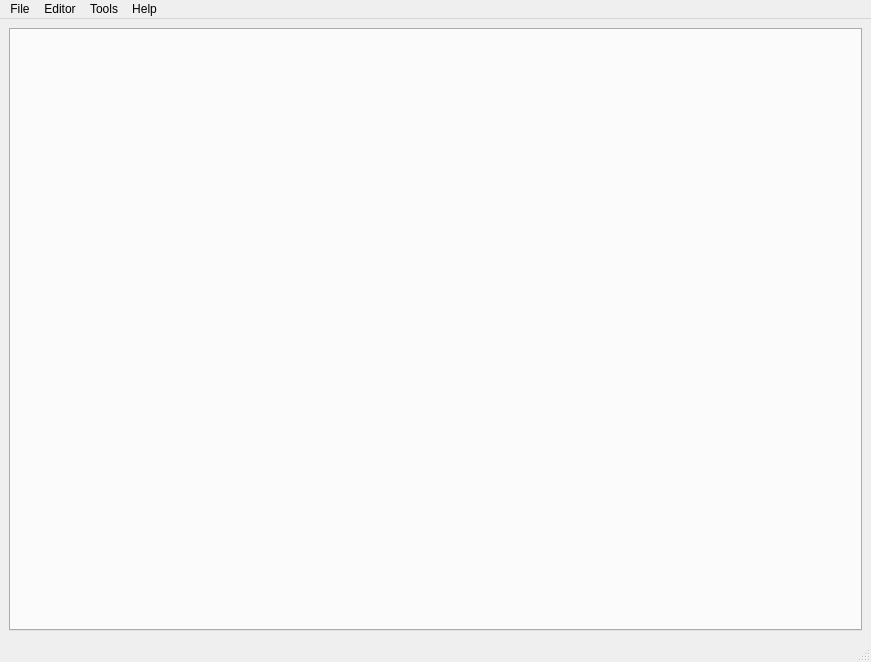
<?xml version="1.0" encoding="UTF-8"?>
<ui version="4.0">
 <class>MainWindow</class>
 <widget class="QMainWindow" name="MainWindow">
  <property name="geometry">
   <rect>
    <x>0</x>
    <y>0</y>
    <width>871</width>
    <height>662</height>
   </rect>
  </property>
  <property name="windowTitle">
   <string>iLighting config tool</string>
  </property>
  <widget class="QWidget" name="centralwidget">
   <property name="enabled">
    <bool>true</bool>
   </property>
   <property name="layoutDirection">
    <enum>Qt::LeftToRight</enum>
   </property>
   <layout class="QGridLayout" name="gridLayout_2">
    <item row="0" column="0" colspan="2">
     <widget class="QTabWidget" name="tabWidget">
      <property name="currentIndex">
       <number>-1</number>
      </property>
     </widget>
    </item>
   </layout>
  </widget>
  <widget class="QMenuBar" name="menubar">
   <property name="geometry">
    <rect>
     <x>0</x>
     <y>0</y>
     <width>871</width>
     <height>26</height>
    </rect>
   </property>
   <widget class="QMenu" name="menuFile">
    <property name="title">
     <string>File</string>
    </property>
    <addaction name="actionNew_Project"/>
    <addaction name="separator"/>
    <addaction name="actionOpen_Project"/>
    <addaction name="actionSave"/>
    <addaction name="actionSave_as"/>
    <addaction name="separator"/>
    <addaction name="actionQuit"/>
   </widget>
   <widget class="QMenu" name="menuTools">
    <property name="title">
     <string>Tools</string>
    </property>
    <addaction name="actionSetting"/>
   </widget>
   <widget class="QMenu" name="menuHelp">
    <property name="title">
     <string>Help</string>
    </property>
    <addaction name="actionAbout"/>
    <addaction name="actionHelp"/>
   </widget>
   <widget class="QMenu" name="menuEditor">
    <property name="title">
     <string>Editor</string>
    </property>
    <addaction name="actionEdit_devList"/>
    <addaction name="actionEdit_Device"/>
   </widget>
   <addaction name="menuFile"/>
   <addaction name="menuEditor"/>
   <addaction name="menuTools"/>
   <addaction name="menuHelp"/>
  </widget>
  <widget class="QStatusBar" name="statusbar"/>
  <action name="actionNew_Project">
   <property name="text">
    <string>New Project</string>
   </property>
  </action>
  <action name="actionOpen_Project">
   <property name="text">
    <string>Open Project</string>
   </property>
  </action>
  <action name="actionSave">
   <property name="text">
    <string>Save</string>
   </property>
  </action>
  <action name="actionSave_as">
   <property name="text">
    <string>Save as</string>
   </property>
  </action>
  <action name="actionAbout">
   <property name="text">
    <string>About</string>
   </property>
  </action>
  <action name="actionQuit">
   <property name="text">
    <string>Quit</string>
   </property>
  </action>
  <action name="actionSetting">
   <property name="checkable">
    <bool>false</bool>
   </property>
   <property name="text">
    <string>Setting</string>
   </property>
  </action>
  <action name="actionEdit_devList">
   <property name="text">
    <string>Edit devList</string>
   </property>
  </action>
  <action name="actionEdit_Device">
   <property name="text">
    <string>Edit Device</string>
   </property>
  </action>
  <action name="actionHelp">
   <property name="checkable">
    <bool>false</bool>
   </property>
   <property name="text">
    <string>Help</string>
   </property>
  </action>
 </widget>
 <resources/>
 <connections/>
</ui>
